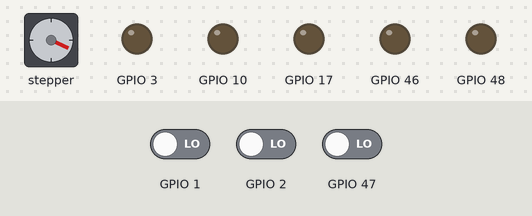
The program below on a simulated ESP32-S3. On the bench: stepper motor, output pins drawn as LEDs (lit = HIGH). Inputs (shaded band) come from the test bench; at power-on: GPIO 1 LOW, GPIO 2 LOW, GPIO 47 LOW. WiFi joins after 1.5 s; servers stay silent unless stated; stepper angles assume 200 steps per turn; pins used as bus, display or sensor lines are not drawn; what the program prints to the serial monitor is not drawn.

Above: at 2.8 s.
2.9 s: GPIO 1 driven HIGH
At 3.33 s:
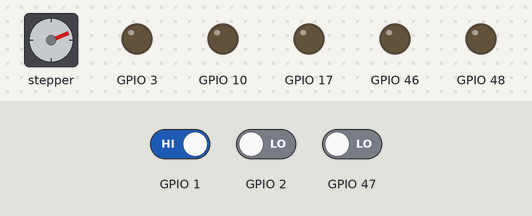
5.9 s: GPIO 1 driven LOW
At 6.9 s:
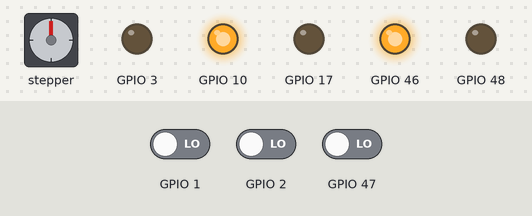
7.5 s: GPIO 2 driven HIGH
At 8.98 s:
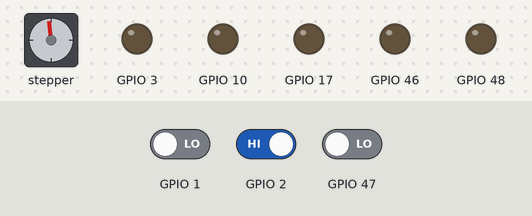
Timing chart, 0 to 22.5 s (numbered marks = the images above; inputs shaded):
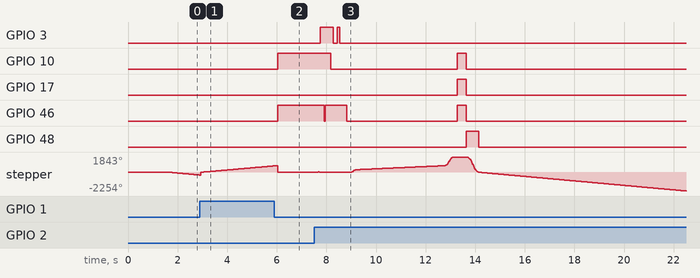

Measured:
- after the input at 5.9 s, GPIO 10, GPIO 46: LOW → HIGH after 0.13 s
- after the input at 7.5 s, GPIO 3: LOW → HIGH after 0.26 s, → LOW 0.52 s later, → HIGH 0.16 s later, → LOW 0.10 s later; GPIO 10: HIGH → LOW after 0.67 s, → HIGH 5.1 s later, → LOW 0.36 s later

The program:

main.cpp
```cpp
//* ************************************************************************
//* ************************ STAGE 2 SAW MACHINE **********************
//* ************************************************************************
// This code controls a Stage 2 cutting machine with pneumatic clamps,
// alignment cylinder, and stepper motor for precise cutting operations.

#include <Stage2_Machine.h>
#include <WiFi.h>
#include "OTA/OTA_Upload.h"

//* ************************************************************************
//* ************************ GLOBAL VARIABLES **************************
//* ************************************************************************

// State machine variables
MachineState currentState = IDLE;
MachineState previousState = IDLE;

// Motor position tracking
float currentPosition = 0.0;

// System status flags
bool homingComplete = false;
bool cycleInProgress = false;
bool emergencyStop = false;

// Input objects with Bounce2 library
Bounce2::Button homeSwitch;
Bounce2::Button startButton;
Bounce2::Button transferArmSignal;

// FastAccelStepper objects
FastAccelStepperEngine engine = FastAccelStepperEngine();
FastAccelStepper *stepper = NULL;

// Timing variables
unsigned long stateStartTime = 0;
unsigned long lastMotorUpdate = 0;

//* ************************************************************************
//* ************************ MAIN SETUP *******************************
//* ************************************************************************

void setup() {
    // Initialize serial communication
    Serial.begin(115200);
    delay(100); // Brief delay for serial initialization
    Serial.println("Stage 2 Cutting Machine Starting...");

    // Initialize OTA
    Serial.println("Initializing OTA...");
    setupOTA();

    // Setup hardware components
    Serial.println("Initializing hardware...");
    setupHardware();
    Serial.println("Hardware initialization complete");

    Serial.println("Initializing inputs...");
    setupInputs();
    Serial.println("Input initialization complete");

    Serial.println("Initializing motor...");
    setupMotor();
    Serial.println("Motor initialization complete");

    // Set initial state
    changeState(HOMING);

    Serial.println("Setup complete - machine ready for operation");
}

//* ************************************************************************
//* ************************ MAIN LOOP ********************************
//* ************************************************************************

void loop() {
    // Handle OTA updates first
    handleOTA();

    // Update all input readings
    updateInputs();

    // Execute state machine
    runStateMachine();

    // Small delay for stability - reduced for better input responsiveness
    delay(5);
}
```

Stage2_Machine.h
```cpp
#pragma once

#include <Arduino.h>
#include <Bounce2.h>
#include <FastAccelStepper.h>

// Config includes
#include "Config.h"
#include "Pins_Definitions.h"

// State Machine enum
enum MachineState {
    IDLE,
    HOMING,
    ALIGNMENT,
    CUTTING,
    RETURNING
};

// Global variables
extern MachineState currentState;
extern MachineState previousState;
extern float currentPosition;
extern bool homingComplete;
extern bool cycleInProgress;
extern bool emergencyStop;

// Timing variables
extern unsigned long stateStartTime;
extern unsigned long lastMotorUpdate;

// Input objects
extern Bounce2::Button homeSwitch;
extern Bounce2::Button startButton;
extern Bounce2::Button transferArmSignal;

// FastAccelStepper objects
extern FastAccelStepperEngine engine;
extern FastAccelStepper *stepper;

// Function declarations
void setup();
void loop();

// State machine functions
void runStateMachine();
void changeState(MachineState newState);

// Motor control functions
void setupMotor();
void moveMotor(float steps, float speed, float acceleration);
void moveMotorToPosition(float targetSteps, float speed, float acceleration);
void stopMotor();
void enableMotor();
void disableMotor();
bool isMotorRunning();
void waitForMotorComplete();
long getCurrentMotorPosition();
void setCurrentMotorPosition(long position);

// Hardware control functions
void setupHardware();
void extendLeftClamp();
void retractLeftClamp();
void extendRightClamp();
void retractRightClamp();
void extendBothClamps();
void retractBothClamps();
void extendAlignmentCylinder();
void retractAlignmentCylinder();
void signalTransferArm();

// Utility functions
void setupInputs();
void updateInputs();
bool checkInputs();
float inchesToSteps(float inches);
float stepsToInches(float steps);

// State handler function declarations
void handleIdleState();
void handleHomingState();
void handleAlignmentState();
void handleCuttingState();
void handleReturningState();

// OTA function declarations are in OTA/OTA_Upload.h 
```

OTA_Upload.cpp
```cpp
#include "OTA_Upload.h"
#include <WiFi.h>
#include <ArduinoOTA.h>

//* ************************************************************************
//* *********************** OTA UPLOAD IMPLEMENTATION *********************
//* ************************************************************************
// Barebones WiFi connection and Over-The-Air updates for the ESP32.

const char* ssid = "Everwood";
const char* password = "Everwood-Staff";

void setupOTA() {
  WiFi.mode(WIFI_STA);
  WiFi.begin(ssid, password);
  while (WiFi.waitForConnectResult() != WL_CONNECTED) {
    delay(5000);
    ESP.restart();
  }

  // Print WiFi connection details
  Serial.print("WiFi connected to: ");
  Serial.println(ssid);
  Serial.print("IP address: ");
  Serial.println(WiFi.localIP());
  Serial.print("MAC address: ");
  Serial.println(WiFi.macAddress());
  Serial.print("Signal strength (RSSI): ");
  Serial.print(WiFi.RSSI());
  Serial.println(" dBm");

  ArduinoOTA.setHostname("stage1-esp32s3");
  ArduinoOTA.begin();

  Serial.println("OTA server started - ready for wireless uploads");
}

void handleOTA() {
  ArduinoOTA.handle();
} 
```

OTA_Upload.h
```cpp
#ifndef OTA_UPLOAD_H
#define OTA_UPLOAD_H

//* ************************************************************************
//* *********************** OTA UPLOAD HEADER ***************************
//* ************************************************************************
// Barebones header for OTA upload functionality.

// Function declarations
void setupOTA();
void handleOTA();

#endif // OTA_UPLOAD_H 
```

HardwareControl.cpp
```cpp
//* ************************************************************************
//* ************************ HARDWARE CONTROL **************************
//* ************************************************************************
// Functions to control motor, clamps, cylinders, and other hardware using FastAccelStepper

#include <Stage2_Machine.h>

//* ************************************************************************
//* ************************ HARDWARE SETUP ****************************
//* ************************************************************************

void setupHardware() {
    Serial.println("Initializing hardware...");

    // Configure output pins
    pinMode(Pins::STEP, OUTPUT);
    pinMode(Pins::DIR, OUTPUT);
    pinMode(Pins::ENABLE, OUTPUT);
    pinMode(Pins::LEFT_CLAMP, OUTPUT);
    pinMode(Pins::RIGHT_CLAMP, OUTPUT);
    pinMode(Pins::ALIGN_CYLINDER, OUTPUT);
    pinMode(Pins::TRANSFER_ARM_SIGNAL, OUTPUT);
    pinMode(Pins::CLAMP_RELEASE_SIGNAL, OUTPUT);  // dedicated clamp release signal

    // Set initial states - all outputs OFF
    digitalWrite(Pins::STEP, LOW);
    digitalWrite(Pins::DIR, LOW);
    digitalWrite(Pins::ENABLE, HIGH); // Motor disabled (active low)
    digitalWrite(Pins::LEFT_CLAMP, LOW);
    digitalWrite(Pins::RIGHT_CLAMP, LOW);
    digitalWrite(Pins::ALIGN_CYLINDER, LOW);
    digitalWrite(Pins::TRANSFER_ARM_SIGNAL, LOW);
    digitalWrite(Pins::CLAMP_RELEASE_SIGNAL, LOW);  // start LOW

    Serial.println("Hardware initialization complete");
}

//* ************************************************************************
//* ************************ MOTOR CONTROL ******************************
//* ************************************************************************

void setupMotor() {
    Serial.println("Setting up FastAccelStepper motor...");

    // Validate pin numbers first
    if (Pins::STEP < 0 || Pins::STEP > 48) {
        Serial.println("ERROR: Invalid STEP pin");
        return;
    }
    if (Pins::DIR < 0 || Pins::DIR > 48) {
        Serial.println("ERROR: Invalid DIR pin");
        return;
    }
    if (Pins::ENABLE < 0 || Pins::ENABLE > 48) {
        Serial.println("ERROR: Invalid ENABLE pin");
        return;
    }

    Serial.printf("Using pins - STEP: %d, DIR: %d, ENABLE: %d\n", Pins::STEP, Pins::DIR, Pins::ENABLE);

    // Initialize the stepper engine
    engine.init();
    Serial.println("FastAccelStepper engine initialized");

    // Create stepper instance
    stepper = engine.stepperConnectToPin(Pins::STEP);
    if (stepper) {
        Serial.println("Stepper connected to step pin");

        // Set direction and enable pins
        stepper->setDirectionPin(Pins::DIR);
        Serial.println("Direction pin set");

        stepper->setEnablePin(Pins::ENABLE);
        Serial.println("Enable pin set");

        // Set motor parameters
        stepper->setSpeedInHz(Motion::HOMING_SPEED);        // Default speed
        stepper->setAcceleration(Motion::FORWARD_ACCEL);    // Default acceleration

        // Disable motor initially
        stepper->disableOutputs();

        Serial.println("Motor setup complete - motor disabled");
    } else {
        Serial.println("ERROR: Failed to create stepper instance");
    }
}

void enableMotor() {
    if (stepper) {
        stepper->enableOutputs();
    }
}

void disableMotor() {
    if (stepper) {
        stepper->disableOutputs();
    }
}

void moveMotor(float steps, float speed, float acceleration) {
    if (!stepper) {
        return;
    }

    // Set speed and acceleration
    stepper->setSpeedInHz(speed);
    stepper->setAcceleration(acceleration);

    // Execute relative move
    stepper->move((long)steps);
}

void moveMotorToPosition(float targetSteps, float speed, float acceleration) {
    if (!stepper) {
        return;
    }

    // Set speed and acceleration
    stepper->setSpeedInHz(speed);
    stepper->setAcceleration(acceleration);

    // Execute absolute move
    stepper->moveTo((long)targetSteps);

    // Update current position tracking
    currentPosition = targetSteps;
}

void stopMotor() {
    if (stepper) {
        stepper->stopMove();
    }
}

bool isMotorRunning() {
    if (stepper) {
        return stepper->isRunning();
    }
    return false;
}

void waitForMotorComplete() {
    if (stepper) {
        while (stepper->isRunning()) {
            delay(1); // Small delay to prevent watchdog issues
        }
    }
}

//* ************************************************************************
//* ************************ ADVANCED MOTOR CONTROL *********************
//* ************************************************************************

// Get current motor position from FastAccelStepper
long getCurrentMotorPosition() {
    if (stepper) {
        return stepper->getCurrentPosition();
    }
    return 0;
}

// Set current motor position (useful for homing)
void setCurrentMotorPosition(long position) {
    if (stepper) {
        stepper->setCurrentPosition(position);
        currentPosition = (float)position;
    }
}

//* ************************************************************************
//* ************************ CLAMP CONTROL FUNCTIONS ********************
//* ************************************************************************
// Controls for left and right clamps (LOW = extended, HIGH = retracted)

void extendLeftClamp() {
    digitalWrite(Pins::LEFT_CLAMP, LOW);  // LOW extends the clamp
}

void retractLeftClamp() {
    digitalWrite(Pins::LEFT_CLAMP, HIGH);  // HIGH retracts the clamp
}

void extendRightClamp() {
    digitalWrite(Pins::RIGHT_CLAMP, LOW);  // LOW extends the clamp
}

void retractRightClamp() {
    digitalWrite(Pins::RIGHT_CLAMP, HIGH);  // HIGH retracts the clamp
}

void extendBothClamps() {
    digitalWrite(Pins::LEFT_CLAMP, LOW);   // LOW extends the clamp
    digitalWrite(Pins::RIGHT_CLAMP, LOW);  // LOW extends the clamp
}

void retractBothClamps() {
    digitalWrite(Pins::LEFT_CLAMP, HIGH);   // HIGH retracts the clamp
    digitalWrite(Pins::RIGHT_CLAMP, HIGH);  // HIGH retracts the clamp
}

//* ************************************************************************
//* ************************ ALIGNMENT CYLINDER FUNCTIONS ***************
//* ************************************************************************
// Controls for alignment cylinder (LOW = retracted, HIGH = extended)

void extendAlignmentCylinder() {
    digitalWrite(Pins::ALIGN_CYLINDER, HIGH);  // HIGH extends the cylinder
}

void retractAlignmentCylinder() {
    digitalWrite(Pins::ALIGN_CYLINDER, LOW);   // LOW retracts the cylinder
}

//* ************************************************************************
//* ************************ COMMUNICATION ******************************
//* ************************************************************************

void signalTransferArm() {
    // Send signal to transfer arm that cycle is complete
    digitalWrite(Pins::TRANSFER_ARM_SIGNAL, HIGH);
    delay(100); // Brief pulse
    digitalWrite(Pins::TRANSFER_ARM_SIGNAL, LOW);
} 
```

InputControl.cpp
```cpp
//* ************************************************************************
//* ************************ INPUT CONTROL ******************************
//* ************************************************************************
// Functions to setup and read input devices (buttons and sensors)

#include <Stage2_Machine.h>

//* ************************************************************************
//* ************************ INPUT SETUP ********************************
//* ************************************************************************

void setupInputs() {
    Serial.println("Initializing inputs...");

    // Configure input pins
    pinMode(Pins::HOME_SWITCH, INPUT_PULLDOWN);      // Home switch is active HIGH
    pinMode(Pins::START_BUTTON, INPUT_PULLDOWN);     // Start button is active HIGH
    pinMode(Pins::TRANSFER_ARM_START_SIGNAL, INPUT_PULLDOWN); // Transfer signal is active HIGH

    // Initialize Bounce2 objects for debouncing
    // Home switch - ultra-fast debounce for immediate homing response
    homeSwitch.attach(Pins::HOME_SWITCH);
    homeSwitch.interval(1); // 1ms debounce for instant homing response
    homeSwitch.setPressedState(HIGH); // Active HIGH

    // Start button - standard debounce for reliable button presses
    startButton.attach(Pins::START_BUTTON);
    startButton.interval(50); // 50ms debounce for reliable button detection
    startButton.setPressedState(HIGH); // Active HIGH

    // Transfer arm signal - moderate debounce for sensor reliability
    transferArmSignal.attach(Pins::TRANSFER_ARM_START_SIGNAL);
    transferArmSignal.interval(25); // 25ms debounce time
    transferArmSignal.setPressedState(HIGH); // Active HIGH

    Serial.println("Input initialization complete");
}

//* ************************************************************************
//* ************************ INPUT READING ******************************
//* ************************************************************************

void updateInputs() {
    // Update all input objects - must be called regularly for proper debouncing
    homeSwitch.update();
    startButton.update();
    transferArmSignal.update();
}

bool checkInputs() {
    // Check for any active inputs - used for general monitoring
    updateInputs();

    bool anyActive = false;

    if (homeSwitch.read()) {
        anyActive = true;
    }

    if (startButton.read()) {
        anyActive = true;
    }

    if (transferArmSignal.read()) {
        anyActive = true;
    }

    return anyActive;
}

//* ************************************************************************
//* ************************ UTILITY FUNCTIONS *************************
//* ************************************************************************

float inchesToSteps(float inches) {
    return inches * Motion::STEPS_PER_INCH;
}

float stepsToInches(float steps) {
    return steps / Motion::STEPS_PER_INCH;
} 
```

StateMachine.cpp
```cpp
//* ************************************************************************
//* ************************ STATE MACHINE FUNCTIONS ******************
//* ************************************************************************
// Core state machine execution and state transition management

#include <Stage2_Machine.h>

//* ************************************************************************
//* ************************ STATE MACHINE HANDLER **********************
//* ************************************************************************
// Main state machine execution function

void runStateMachine() {
    // Execute state machine
    switch (currentState) {
        case IDLE:
            handleIdleState();
            break;

        case HOMING:
            handleHomingState();
            break;

        case ALIGNMENT:
            handleAlignmentState();
            break;

        case CUTTING:
            handleCuttingState();
            break;

        case RETURNING:
            handleReturningState();
            break;
    }
}

//* ************************************************************************
//* ************************ STATE TRANSITION ***************************
//* ************************************************************************

void changeState(MachineState newState) {
    // Only change if different state
    if (newState != currentState) {
        previousState = currentState;
        currentState = newState;
        stateStartTime = millis();
    }
} 
```

Source omitted: 00_IDLE.cpp (3368 bytes), 01_HOMING.cpp (5064 bytes), 02_ALIGNMENT.cpp (8060 bytes), 03_CUTTING.cpp (9527 bytes), 04_RETURNING.cpp (2858 bytes), Config.h (2073 bytes), Pins_Definitions.h (737 bytes), ConfigDefinitions.cpp (2169 bytes), Pins_Definitions.cpp (718 bytes)
